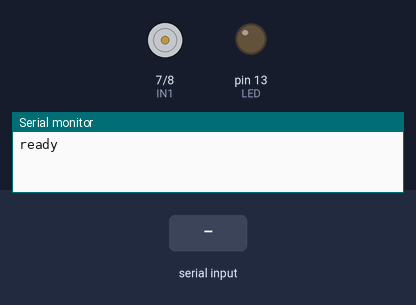
The sketch below on a simulated Arduino Uno, built with avr-gcc and run on an emulated ATmega328P. Shown: motor-driver pin pairs drawn as motors (green arrow = first pin HIGH = forward, orange = second pin HIGH = backward, longer = more drive, scaled by the enable pin), output pins drawn as LEDs (lit = HIGH), the last lines printed to the serial monitor. The test bench sets the inputs (shaded band).

Above: at 1.2 s.
1.3 s: "M,-80\n" received over Serial
At 1.9 s:
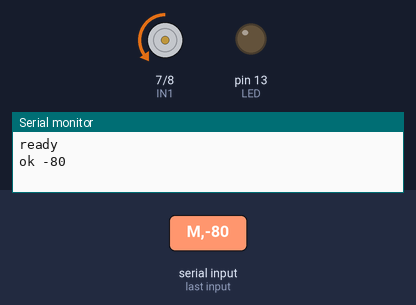
2.8 s: "M,90\n" received over Serial
At 4.0 s:
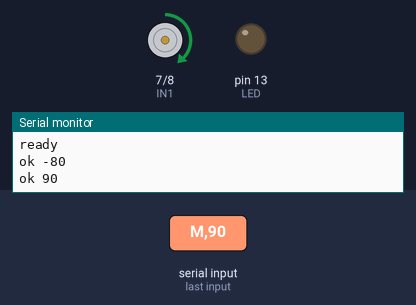
4.3 s: "1\n" received over Serial
At 5.3 s:
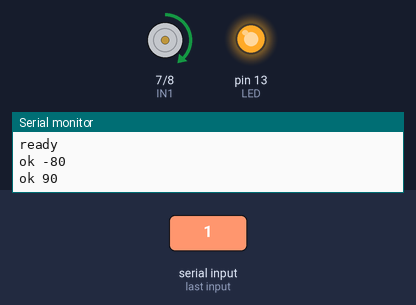
5.8 s: "M,\n" received over Serial
At 6.4 s:
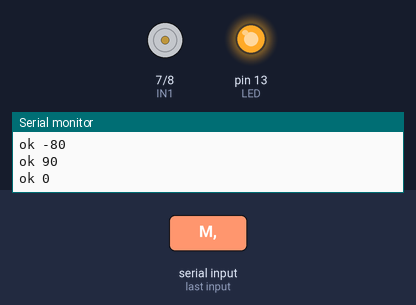
7.3 s: "M,-80\n" received over Serial
At 7.7 s:
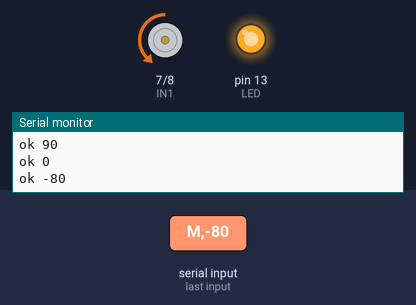
8.8 s: "0\n" received over Serial
At 9.9 s:
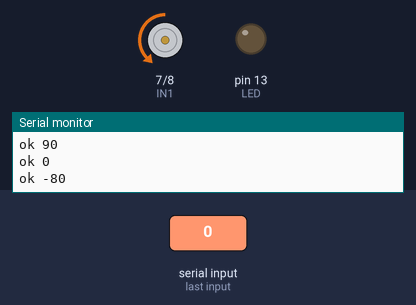
Timing chart, 0 to 11.3 s (numbered marks = the images above; inputs shaded):
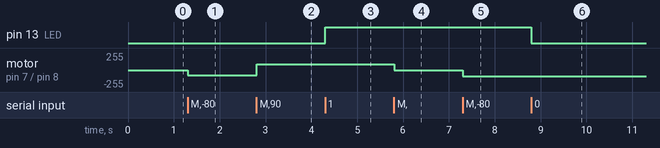

The sketch:

motor.ino
```cpp
// motor.ino — listen.ino plus a motor.
// "1" / "0"      LED on / off (as before)
// "M,<speed>"    motor: -255 (full reverse) .. 0 (stop) .. 255 (full forward)
// Anything else: ignored.
// Wiring is the Lesson 2 table: IN1 D7, IN2 D8, ENA D9 (jumper off),
// battery on the L298N, driver GND to Uno GND.

const int LED = 13;
const int IN1 = 7;
const int IN2 = 8;
const int ENA = 9;

void setMotor(int speed) {
  speed = constrain(speed, -255, 255);
  digitalWrite(IN1, speed > 0);      // forward when positive
  digitalWrite(IN2, speed < 0);      // reverse when negative
  analogWrite(ENA, abs(speed));      // size is the speed
}

void setup() {
  pinMode(LED, OUTPUT);
  pinMode(IN1, OUTPUT);
  pinMode(IN2, OUTPUT);
  pinMode(ENA, OUTPUT);
  setMotor(0);                       // a known state before anything arrives
  Serial.begin(9600);
  Serial.println("ready");
}

void loop() {
  if (Serial.available() > 0) {
    String line = Serial.readStringUntil('\n');
    line.trim();

    if (line == "1") {
      digitalWrite(LED, HIGH);
    } else if (line == "0") {
      digitalWrite(LED, LOW);
    } else if (line.startsWith("M,")) {
      int speed = line.substring(2).toInt();   // "M,-80" -> -80
      setMotor(speed);
      Serial.print("ok ");                     // tell the Pi what we did
      Serial.println(speed);
    }
    // Anything else: not in the agreement. Do nothing.
  }
}
```

Measured:
- after the input at 1.3 s, motor on pin 7 (IN1) / pin 8 (IN2): stopped → backward 80/255 at once
- after the input at 2.8 s, motor on pin 7 (IN1) / pin 8 (IN2): backward 80/255 → forward 90/255 at once
- after the input at 4.3 s, pin 13 (LED): LOW → HIGH at once
- after the input at 5.8 s, motor on pin 7 (IN1) / pin 8 (IN2): forward 90/255 → stopped at once
- after the input at 7.3 s, motor on pin 7 (IN1) / pin 8 (IN2): stopped → backward 90/255 at once
- after the input at 8.8 s, pin 13 (LED): HIGH → LOW at once
